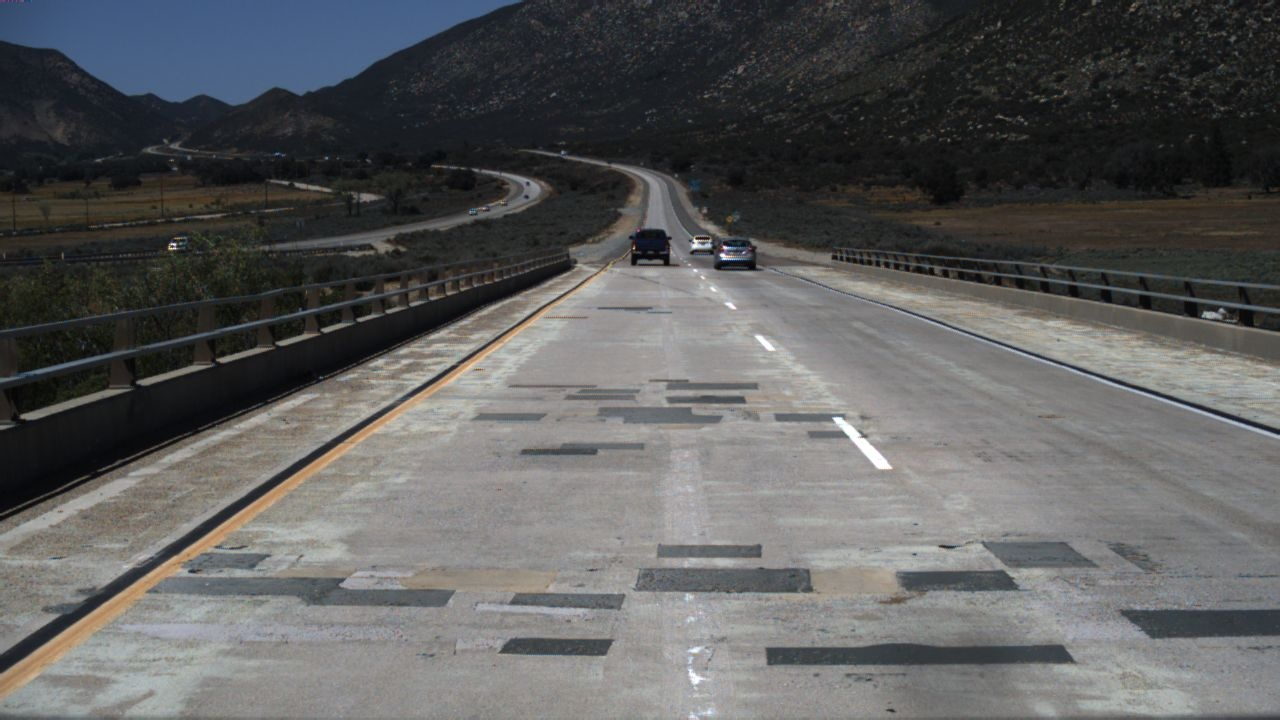
#> input picture dataset/TuSimple/14.jpg, 1280 x 720 px, found by its file name
$ python WearAddition.py
#> lines starting #> are read from the running program, lines starting #| are printed output that depends on the picture; after the words box and inside, x2 and y2 are one past the last pixel; in counts of white or black regions, pixels touching at a corner belong together
import cv2
import numpy as np
import random
import os
filepath = '14.jpg'
dir_name, full_file_name = os.path.split(filepath)
file_name, file_ext = os.path.splitext(full_file_name)
img = cv2.imread(filepath,cv2.IMREAD_GRAYSCALE)
'''img1 = cv2.imread('11.jpg')
for i in range(150,200):
    for j in range(2*i-100,2*i):
        img1[i,j]=[255,255,255]
cv2.imshow('img1',img1)
cv2.waitKey()'''
edge_img=cv2.Canny(img,300,400)
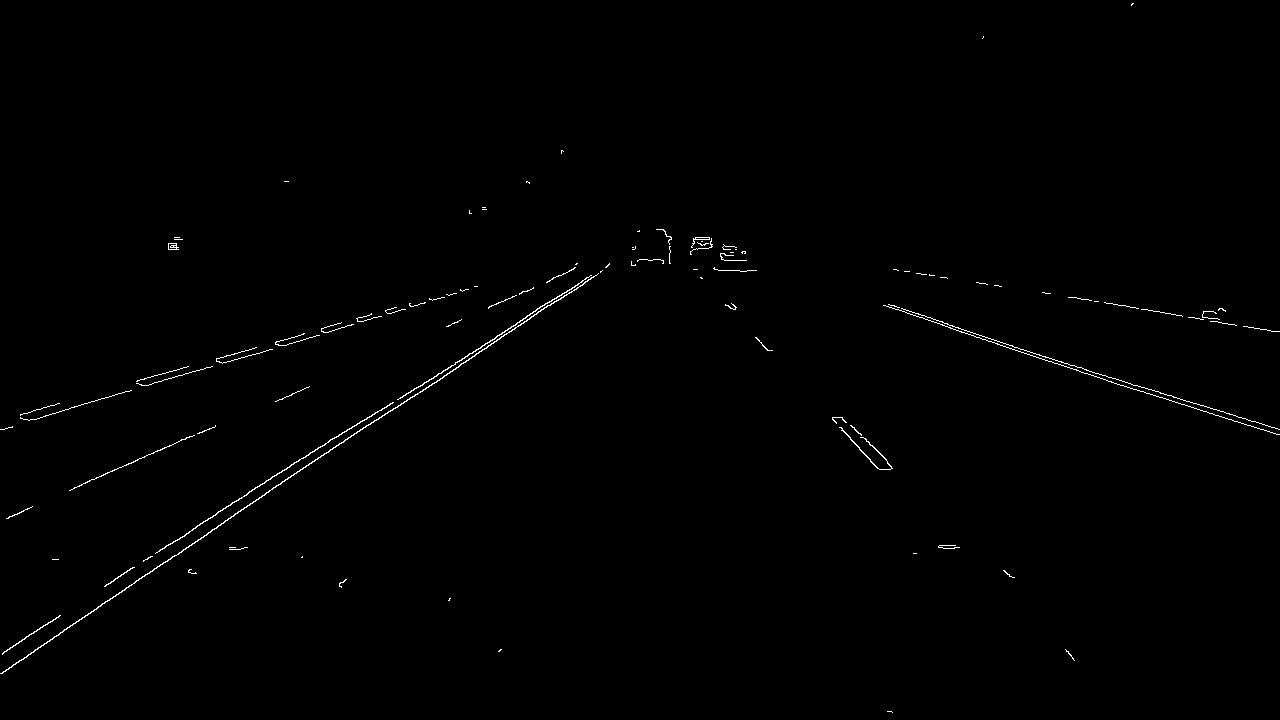
#> edge_img: shape (720, 1280); 0.53% white in thin lines or dots
cv2.imshow('edges',edge_img)
mask=np.zeros_like(edge_img)
mask=cv2.fillPoly(mask,np.array([[[100,720],[520,260],[1000,260],[1280,720]]]),color=255)
masked=cv2.bitwise_and(edge_img,mask)
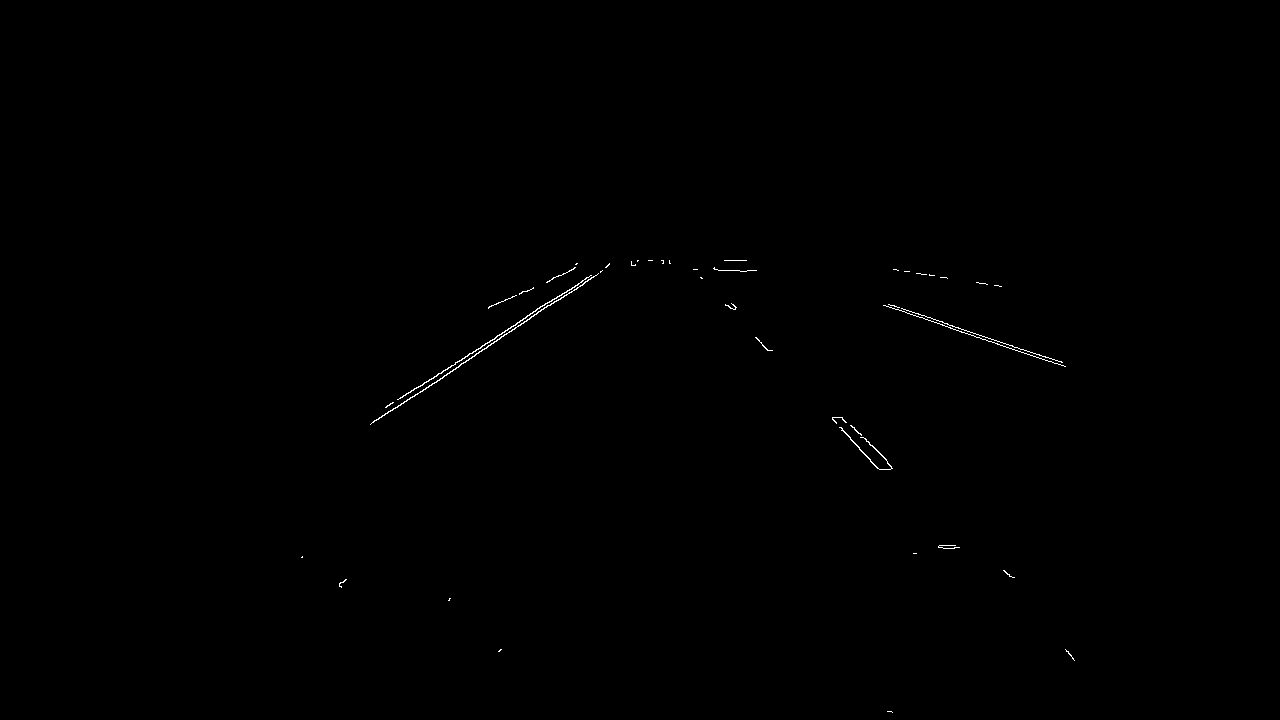
#> masked: shape (720, 1280); 0.19% white in thin lines or dots, all inside (x1, y1, x2, y2) = (301, 260, 1075, 713)
lines=cv2.HoughLinesP(masked,1,np.pi/180,15,minLineLength=40,maxLineGap=20)
#> lines = 18 rows, first 6: [397, 407, 564, 295], [386, 407, 609, 263], [936, 320, 1061, 361], [884, 305, 1054, 363], [832, 418, 879, 469], [551, 301, 609, 264]
def calculate_slope(line):
    k = (line[0][3] - line[0][1]) / (line[0][2] - line[0][0])
    return k
left_lines=[line for line in lines if calculate_slope(line)<0]
#> left_lines = [[[397, 407, 564, 295]], [[386, 407, 609, 263]], [[551, 301, 609, 264]], [[385, 407, 469, 353]], [[488, 308, 569, 271]], [[422, 391, 486, 348]], [[560, 299, 600, 272]], [[422, 385, 525, 318]], [[558, 300, 608, 265]]]
right_lines=[line for line in lines if calculate_slope(line)>0]
#> right_lines = [[[936, 320, 1061, 361]], [[884, 305, 1054, 363]], [[832, 418, 879, 469]], [[842, 417, 886, 459]], [[832, 419, 877, 468]], [[840, 417, 887, 461]], [[893, 269, 946, 277]], [[888, 304, 942, 321]], [[1012, 346, 1061, 365]]]
print(len(lines))
#| 18
print(len(left_lines))
#| 9
print(len(right_lines))
#| 9
def ral(lines,thres):
#> called with thres = 0.2
    slopes=[calculate_slope(line) for line in lines]
#> slopes = [-0.671, -0.646, -0.638, -0.643, -0.457, -0.672, -0.675, -0.65, -0.7]
    while len(lines):
        mean = np.mean(slopes)
        diff = [abs(s - mean) for s in slopes]
        idx = np.argmax(diff)
        if diff[idx]>thres:
            slopes.pop(idx)
            lines.pop(idx)
        else:
            break
#> this loop made 1 pass
#> (mean, idx) on pass 1: (-0.639, 4)
#> after the loop, lines has the same summary as left_lines outside ral
    return lines
ral(left_lines,thres=0.2)
ral(right_lines,thres=0.2)
#> the loop in ral (call 2), `while len(lines):` made 6 passes
#> (mean, diff, idx) on passes 2 to 6: (0.68, [0.352, 0.338, 0.406, 0.275, 0.409, 0.257, 0.365, 0.292], 4), (0.621, [0.293, 0.28, 0.464, 0.333, 0.315, 0.306, 0.233], 2), (0.544, [0.216, 0.203, 0.411, 0.392, 0.229, 0.156], 2), (0.462, [0.134, 0.12, 0.475, 0.147, 0.0738], 2), (0.343, [0.0149, 0.00176, 0.0281, 0.0448], 3)
print((left_lines))
#> (printed output is left out)
print((right_lines))
#| [array([[ 936,  320, 1061,  361]], dtype=int32), array([[ 884,  305, 1054,  363]], dtype=int32), array([[888, 304, 942, 321]], dtype=int32), array([[1012,  346, 1061,  365]], dtype=int32)]
def least_squares_fit(lines):
    xc=np.ravel([[line[0][0],line[0][2]] for line in lines])
#> xc = 18 values, max 609 at index 3, min 385 at index 6, mean 511.6
    yc=np.ravel([[line[0][1],line[0][3]] for line in lines])
#> yc = 18 values, max 407 at index 0, min 263 at index 3, mean 325.2
    poly=np.polyfit(xc,yc,deg=1)
#> poly = [-0.653, 659]
    point_min=(np.min(xc),np.polyval(poly,np.min(xc)))
#> point_min = (385, 407.8)
    point_max=(np.max(xc),np.polyval(poly,np.max(xc)))
#> point_max = (609, 261.6)
    return np.array([point_min,point_max], dtype=np.int32)
left_line=(least_squares_fit(left_lines))
#> left_line = [[385, 407], [609, 261]]
right_line=(least_squares_fit(right_lines))
#> right_line = [[884, 302], [1061, 363]]
print((left_line))
#| [[385 407]
#|  [609 261]]
print((right_line))
#| [[ 884  302]
#|  [1061  363]]
img1 = cv2.imread(filepath)
#> img1 is the input picture: shape (720, 1280, 3); mean B, G, R 93.2, 93.3, 92.8
'''l1=round((710-left_line[0][1])/(left_line[1][1]-left_line[0][1])*(left_line[0][1]-left_line[0][0])+left_line[0][0])
l2=710'''
k0=(left_line[0][1]-left_line[1][1])/(left_line[0][0]-left_line[1][0])
#> k0 = -0.652
b=left_line[0][1]-k0*left_line[0][0]
#> b = 657.9
b0=0
g0=0
r0=0
n=0
lpx=img1[719,640]
#> lpx = [138, 141, 139]
print(lpx)
#| [138 141 139]
'''for i0 in range(left_line[1][1],left_line[0][1]):
    'for j in range(round((710-left_line[0][1])/(left_line[1][1]-left_line[0][1])*(left_line[0][1]-left_line[0][0])+left_line[0][0])-20,left_line[1][0]+10):'
    j0=round((i0-b)/k0)
    n += 1
    b0 = b0 + img1[j0, i0][0]
    g0 = g0 + img1[j0, i0][1]
    r0 = r0 + img1[j0, i0][2]
lpxs=[round(b0/n),round(g0/n),round(r0/n)]'''
listall=[]  #'ROI中所有像素坐标'
listroad=[]  #'ROI中道路像素坐标'
for i0 in range(left_line[1][1]-10,719):
    'for j in range(round((710-left_line[0][1])/(left_line[1][1]-left_line[0][1])*(left_line[0][1]-left_line[0][0])+left_line[0][0])-20,left_line[1][0]+10):'
    if round((i0 - b) / k0 - 30) > 1:
        for j0 in range(round((i0-b)/k0-30),round((i0-b)/k0+30)):
            listall.append([i0,j0])
            b00=img1[i0,j0][0]
            g00=img1[i0,j0][1]
            r00=img1[i0,j0][2]
            if (max(b00,g00,r00)-min(b00,g00,r00)<50 and min(b00,g00,r00)<210):
                listroad.append([i0,j0])
    else:
        for j0 in range(1,round((i0-b)/k0+30)):
            listall.append([i0, j0])
            b00 = img1[i0, j0][0]
            g00 = img1[i0, j0][1]
            r00 = img1[i0, j0][2]
            if (max(b00, g00, r00) - min(b00, g00, r00) < 50 and min(b00, g00, r00) < 210):
                listroad.append([i0, j0])
#> after the loop, listall = 24407 items; listroad = 20827 items

listline0=[]  #ROI中车道线像素坐标
for [ii,jj] in listall:
    if [ii,jj] not in listroad:
        listline0.append([ii,jj])
#> after the loop, listline0 = 3580 pairs, first value 273 to 669, second value 12 to 600
print((len(listline0)))
#| 3580
for x0 in range(0,len(listline0)):
    [isite,jsite] = listline0[x0]
    b0 = b0 + img1[isite,jsite][0]
    g0 = g0 + img1[isite,jsite][1]
    r0 = r0 + img1[isite,jsite][2]
#> this loop made 3580 passes
#> (isite, jsite, b0, g0, r0) on passes 1 to 3: (273, 599, 115, 140, 166), (273, 600, 251, 301, 353), (279, 590, 381, 447, 535)
#> after the loop, b0 = 430662; g0 = 554635; r0 = 679570
b0 = round(b0 / len(listline0))
#> b0 = 120
g0 = round(g0 / len(listline0))
#> g0 = 155
r0 = round(r0 / len(listline0))
#> r0 = 190
lpxs=[b0,g0,r0]
#> lpxs = [120, 155, 190]
print(lpxs)
#| [120, 155, 190]
'''l1=round((left_line[0][1]+left_line[1][1])/2)
l2=round((left_line[0][0]+left_line[1][0])/2)'''
listline=[]
for i in range(left_line[1][1]-10,719):
    if round((i0 - b) / k0 - 30) > 1:
        'for j in range(round((710-left_line[0][1])/(left_line[1][1]-left_line[0][1])*(left_line[0][1]-left_line[0][0])+left_line[0][0])-20,left_line[1][0]+10):'
        for j in range(round((i-b)/k0-30),round((i-b)/k0+30)):
            if ((lpxs[0]-70<=img1[i,j][0]<=lpxs[0]+70) and (lpxs[1]-70<=img1[i,j][1]<=lpxs[1]+70) and (lpxs[2]-70<=img1[i,j][2]<=lpxs[2]+70) and (max(img1[i,j][0],img1[i,j][1],img1[i,j][2])-min(img1[i,j][0],img1[i,j][1],img1[i,j][2])>30 or min(img1[i,j][0],img1[i,j][1],img1[i,j][2])>210)):
                listline.append([i,j])
    else:
        for j in range(1,round((i-b)/k0+30)):
            if ((lpxs[0]-70<=img1[i,j][0]<=lpxs[0]+70) and (lpxs[1]-70<=img1[i,j][1]<=lpxs[1]+70) and (lpxs[2]-70<=img1[i,j][2]<=lpxs[2]+70) and (max(img1[i,j][0],img1[i,j][1],img1[i,j][2])-min(img1[i,j][0],img1[i,j][1],img1[i,j][2])>30 or min(img1[i,j][0],img1[i,j][1],img1[i,j][2])>210)):
                listline.append([i,j])
#> after the loop, listline = 5037 pairs, first value 263 to 676, second value 1 to 611
n1=len(listline)
#> n1 = 5037
print(n1)
#| 5037
nkey=0.85
n1=round(n1*nkey)
#> n1 = 4281
ck=4
if ck == 0:
    rlist=random.sample(listline,n1)
    for k in range(0,n1-1):
        b0k=0
        g0k=0
        r0k=0
        nk=0
        for [iik,jjk] in listroad:
            if iik == rlist[k][0]:
                nk += 1
                b0k += img1[iik,jjk][0]
                g0k += img1[iik, jjk][1]
                r0k += img1[iik, jjk][2]
        b0k = round(b0k/nk)
        g0k = round(g0k / nk)
        r0k = round(r0k / nk)
        img1[rlist[k][0],rlist[k][1]]=[b0k,g0k,r0k]
if ck == 1:
    rlist = random.sample(listline, round(n1/9))
    for k in range(0,round(n1/9)-1):
        b0k=0
        g0k=0
        r0k=0
        nk=0
        for [iik,jjk] in listroad:
            if iik == rlist[k][0]:
                nk += 1
                b0k += img1[iik,jjk][0]
                g0k += img1[iik, jjk][1]
                r0k += img1[iik, jjk][2]
        b0k = round(b0k/nk)
        g0k = round(g0k / nk)
        r0k = round(r0k / nk)
        img1[rlist[k][0],rlist[k][1]]=[b0k,g0k,r0k]
        img1[rlist[k][0]-1, rlist[k][1]] = [b0k, g0k, r0k]
        img1[rlist[k][0]-1, rlist[k][1]-1] = [b0k, g0k, r0k]
        img1[rlist[k][0]-1, rlist[k][1]+1] = [b0k, g0k, r0k]
        img1[rlist[k][0], rlist[k][1]-1] = [b0k, g0k, r0k]
        img1[rlist[k][0], rlist[k][1]+1] = [b0k, g0k, r0k]
        img1[rlist[k][0]+1, rlist[k][1]-1] = [b0k, g0k, r0k]
        img1[rlist[k][0]+1, rlist[k][1]] = [b0k, g0k, r0k]
        img1[rlist[k][0]+1, rlist[k][1]+1] = [b0k, g0k, r0k]
if ck == 4:
    n0=0
    listline_ebb=listline
#> listline_ebb has the same summary as listline
    listarea=[]
    nk0=n1
#> nk0 = 4281
    print(nk0)
#| 4281
    while nk0 > 1600:
        randlist0=random.sample(listline_ebb,1)
        listadd=[]
        for ik in range(-20,20):
            for jk in range(-20,20):
                if [randlist0[0][0]+ik,randlist0[0][1]+jk] in listline_ebb:
                    listadd.append([randlist0[0][0] + ik, randlist0[0][1] + jk])
        if len(listadd) > 0:
            rand = random.randint(1, len(listadd))
            nk0 -= rand
            randlist=random.sample(listadd,rand)
            for [irand,jrand] in randlist:
                listline_ebb.remove([irand,jrand])
                n0 +=1
            print(len(randlist),nk0, len(listline_ebb))
            for k in range(0,len(randlist)):
                b0k = 0
                g0k = 0
                r0k = 0
                nk = 0
                for [iik, jjk] in listroad:
                    if iik == randlist[k][0]:
                        nk += 1
                        b0k += img1[iik, jjk][0]
                        g0k += img1[iik, jjk][1]
                        r0k += img1[iik, jjk][2]
                b0k = round(b0k / nk)
                g0k = round(g0k / nk)
                r0k = round(r0k / nk)
                img1[randlist[k][0], randlist[k][1]] = [b0k, g0k, r0k]
#> this loop made 18 passes
#> (randlist0, rand, nk0) on passes 1 to 8: ([[488, 285]], 389, 3892), ([[523, 225]], 169, 3723), ([[386, 439]], 329, 3394), ([[640, 56]], 129, 3265), ([[597, 117]], 84, 3181), ([[377, 452]], 60, 3121), ([[362, 476]], 68, 3053), ([[272, 601]], 105, 2948)
#> (printed output is left out)
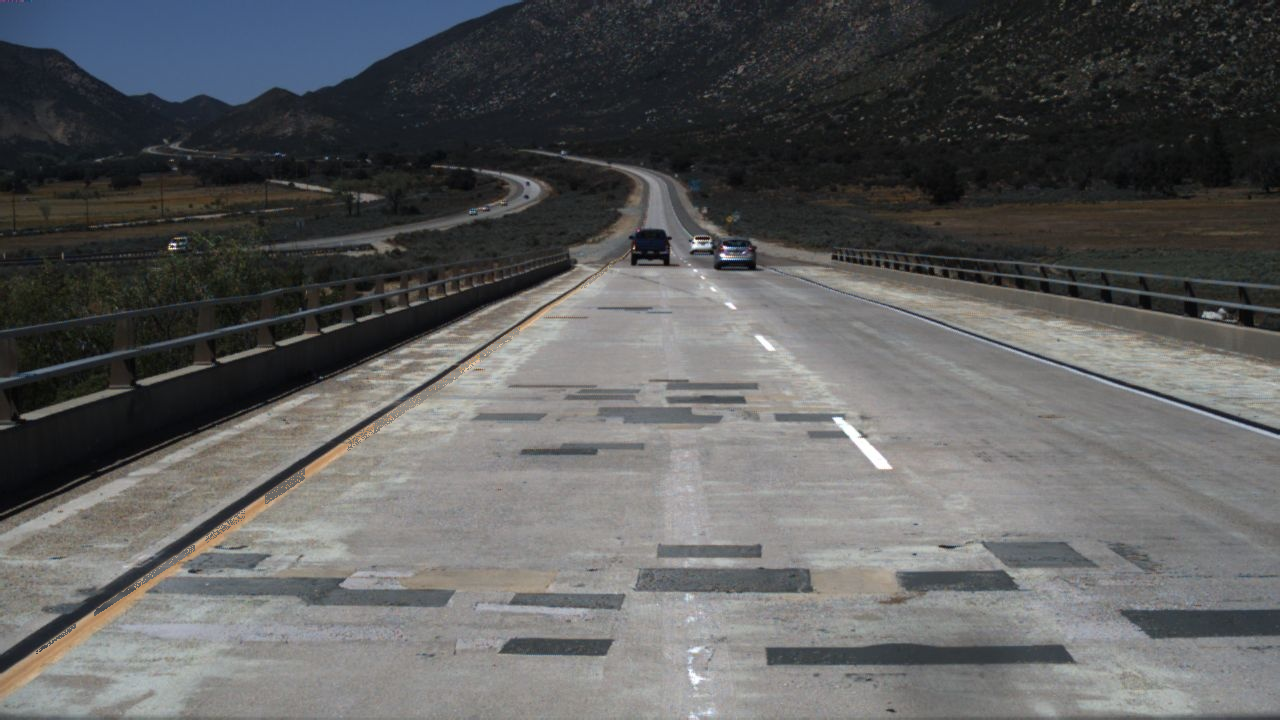
#> img1: shape (720, 1280, 3); 0.29% of pixels changed, all inside (x1, y1, x2, y2) = (36, 263, 612, 654)
#> after the loop, listline_ebb = 2336 pairs, first value 265 to 676, second value 1 to 610; n0 = 2701; nk0 = 1580
    while 0 < nk0 <= 1600:
        if nk0>3:
            randlist0 = random.sample(listline_ebb, 1)
            listadd = []
            for ik in range(-int((nk0 ** 0.5) / 2), int((nk0 ** 0.5) / 2)):
                for jk in range(-int((nk0 ** 0.5) / 2), int((nk0 ** 0.5) / 2)):
                    if [randlist0[0][0] + ik, randlist0[0][1] + jk] in listline_ebb:
                            listadd.append([randlist0[0][0] + ik, randlist0[0][1] + jk])
            print(len(randlist),nk0, len(listline_ebb))
            if nk0 >= len(listadd) and len(listadd)!=0:
                nk0 -= len(listadd)
                randlist = random.sample(listadd, len(listadd))
                for [irand, jrand] in randlist:
                    listline_ebb.remove([irand, jrand])
                    n0 += 1
                for k in range(0, len(randlist)):
                    b0k = 0
                    g0k = 0
                    r0k = 0
                    nk = 0
                    for [iik, jjk] in listroad:
                        if iik == randlist[k][0]:
                            nk += 1
                            b0k += img1[iik, jjk][0]
                            g0k += img1[iik, jjk][1]
                            r0k += img1[iik, jjk][2]
                    b0k = round(b0k / nk)
                    g0k = round(g0k / nk)
                    r0k = round(r0k / nk)
                    img1[randlist[k][0], randlist[k][1]] = [b0k, g0k, r0k]
        if nk0<=3:
            randlist = random.sample(listline_ebb, nk0)
            for [irand, jrand] in randlist:
                listline_ebb.remove([irand, jrand])
                n0 += 1
            print(len(randlist),nk0,len(listline_ebb))
            for k in range(0, len(randlist)):
                b0k = 0
                g0k = 0
                r0k = 0
                nk = 0
                for [iik, jjk] in listroad:
                    if iik == randlist[k][0]:
                        nk += 1
                        b0k += img1[iik, jjk][0]
                        g0k += img1[iik, jjk][1]
                        r0k += img1[iik, jjk][2]
                b0k = round(b0k / nk)
                g0k = round(g0k / nk)
                r0k = round(r0k / nk)
                img1[randlist[k][0], randlist[k][1]] = [b0k, g0k, r0k]
            nk0=0
#> this loop made 25 passes
#> (randlist0, randlist) on pass 25: ([[412, 392]], [[492, 272], [488, 286]])
#> (printed output is left out)
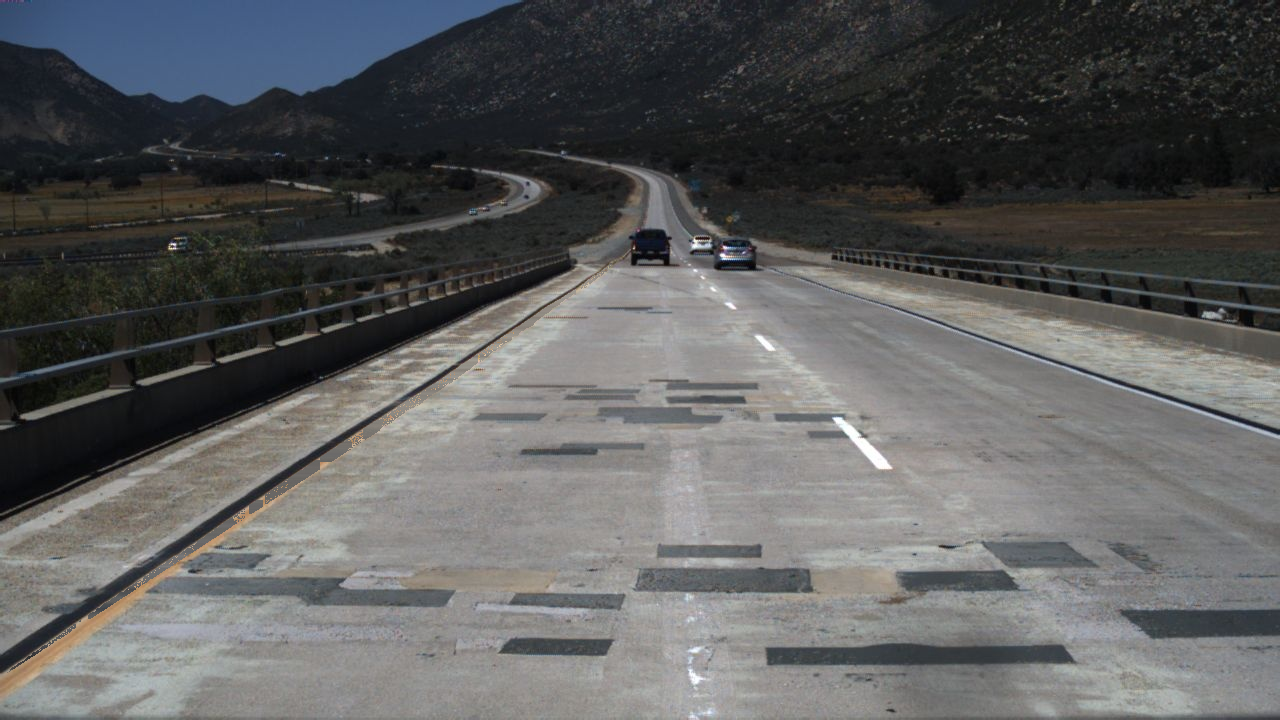
#> img1: shape (720, 1280, 3); 0.17% of pixels changed, all inside (x1, y1, x2, y2) = (7, 289, 576, 673)
#> after the loop, listline_ebb = 756 pairs, first value 265 to 676, second value 1 to 610; n0 = 4281; nk0 = 0
    print(n0)
#| 4281


k0r = (right_line[1][1] - right_line[0][1]) / (right_line[1][0] - right_line[0][0])
#> k0r = 0.345
br = right_line[0][1] - k0r * right_line[0][0]
#> br = -2.66
b0r = 0
g0r = 0
r0r = 0
nr = 0
lpxr = img1[719, 640]
#> lpxr = [138, 141, 139]
listallr=[]  #'ROI中所有像素坐标'
listroadr=[]  #'ROI中道路像素坐标'
for i0r in range(right_line[0][1]-10,719):
    if round((i0r - br) / k0r + 30) < 1280:
        'for j in range(round((710-left_line[0][1])/(left_line[1][1]-left_line[0][1])*(left_line[0][1]-left_line[0][0])+left_line[0][0])-20,left_line[1][0]+10):'
        for j0r in range(round((i0r-br)/k0r-30),round((i0r-br)/k0r+30)):
                listallr.append([i0r,j0r])
                b00r=img1[i0r,j0r][0]
                g00r=img1[i0r,j0r][1]
                r00r=img1[i0r,j0r][2]
                if (max(b00r,g00r,r00r)-min(b00r,g00r,r00r)<50 and min(b00r,g00r,r00r)<210):
                    listroadr.append([i0r,j0r])
    else:
        for j0r in range(round((i0r-br)/k0r-30),1279):
                listallr.append([i0r,j0r])
                b00r=img1[i0r,j0r][0]
                g00r=img1[i0r,j0r][1]
                r00r=img1[i0r,j0r][2]
                if (max(b00r,g00r,r00r)-min(b00r,g00r,r00r)<50 and min(b00r,g00r,r00r)<210):
                    listroadr.append([i0r,j0r])
#> after the loop, listallr = 8797 pairs, first value 292 to 448, second value 825 to 1278; listroadr has the same summary as listallr

listline0r=[]  #ROI中车道线像素坐标
for [iir,jjr] in listallr:
    if [iir,jjr] not in listroadr:
        listline0r.append([iir,jjr])
#> after the loop, listline0r = []
print((len(listline0r)))
#| 0
for x0r in range(0,len(listline0r)-1):
    [isiter,jsiter] = listline0r[x0r]
    b0r = b0r + img1[isiter,jsiter][0]
    g0r = g0r + img1[isiter,jsiter][1]
    r0r = r0r + img1[isiter,jsiter][2]
#> this loop made 0 passes
#> after the loop, b0r = 0; g0r = 0; r0r = 0
#> (the run stopped early here; a loop or call above may not have finished)
